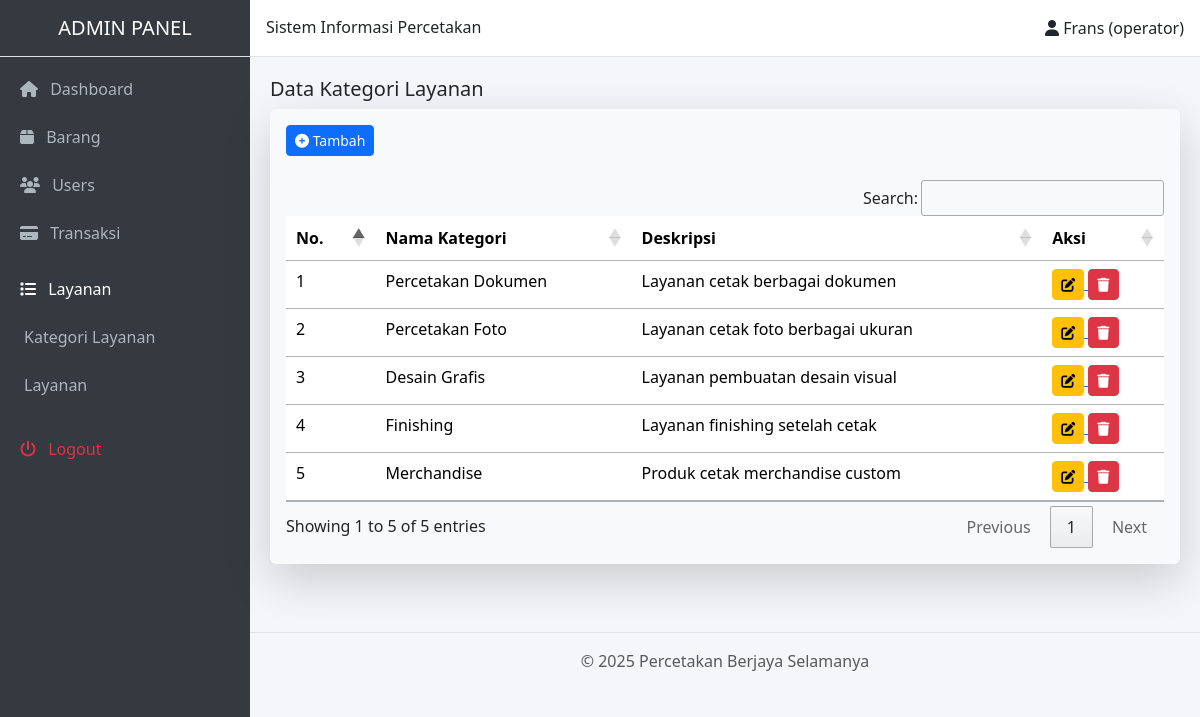
The page /index.php?halaman=kategori_layanan (signed in) on the database its author committed.
### tables this page shows
CREATE TABLE `kategori_layanan`  (
  `id_kategori` int NOT NULL AUTO_INCREMENT,
  `nama_kategori` varchar(100) NULL DEFAULT NULL,
  `deskripsi` text NULL,
  PRIMARY KEY (`id_kategori`) USING BTREE
);

### menu/kategori_layanan/kategori_layanan.php (the view, shortened to what this page needs)
<?php
$koneksi = mysqli_connect('localhost', 'root', '', 'db_percetakan');
$hasil = mysqli_query($koneksi, "SELECT * FROM kategori_layanan");
?>
<h5 class="judul-form">Data Kategori Layanan</h5>
<div class="shadow-lg p-3 mb-5 bg-body-tertiary rounded">
  <a href="http://localhost/percetakan/index.php?halaman=tambah_kategori_layanan">
    <button class="btn btn-primary btn-sm mb-4">
      <i class="fa fa-plus-circle"></i> Tambah
    </button>
  </a>
  <table id="tabelUsers" class="table table-hover">
    <thead>
      <tr>
        <th>No.</th>
        <th>Nama Kategori</th>
        <th>Deskripsi</th>
        <th>Aksi</th>
      </tr>
    </thead>
    <tbody>
      <?php
      $no = 1;
      while ($row = mysqli_fetch_array($hasil)) {
      ?>
      <tr>
        <td><?= $no ?></td>
        <td><?= $row['nama_kategori'] ?></td>
        <td><?= $row['deskripsi'] ?></td>
        <td>
          <a href="http://localhost/percetakan/index.php?halaman=edit_kategori_layanan&id_kategori=<?= $row['id_kategori'] ?>">
            <button class="btn btn-sm btn-warning">
              <i class="fa fa-edit"></i>
            </button>
          </a>
          <button class="btn btn-sm btn-danger" onclick="hapusData(<?= $row['id_kategori']; ?>)">
            <i class="fa fa-trash"></i>
          </button>
        </td>
      </tr>
      <?php
        $no++;
      }
      ?>
    </tbody>
  </table>
</div>

### index.php (style rules this page uses)
body { background-color: #f4f6f9; }

### rows shown on the page
kategori_layanan: nama_kategori "Percetakan Dokumen", deskripsi "Layanan cetak berbagai dokumen"
kategori_layanan: nama_kategori "Percetakan Foto", deskripsi "Layanan cetak foto berbagai ukuran"
kategori_layanan: nama_kategori "Desain Grafis", deskripsi "Layanan pembuatan desain visual"
kategori_layanan: nama_kategori "Finishing", deskripsi "Layanan finishing setelah cetak"
kategori_layanan: nama_kategori "Merchandise", deskripsi "Produk cetak merchandise custom"

### other values the page prints
$_SESSION['user']['nama'] "Frans"
$_SESSION['user']['role'] "operator"
